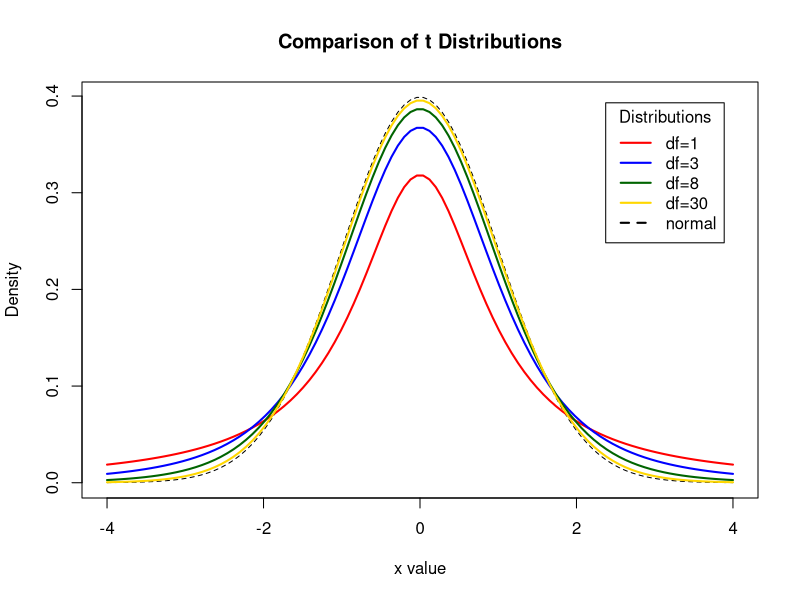

Here is the R script that generated this plot:
# Display the Student's t distributions with various
# degrees of freedom and compare to the normal distribution

x <- seq(-4, 4, length=100)
hx <- dnorm(x)


plot(x, hx, type="l", lty=2, xlab="x value", ylab="Density", main="Comparison of t Distributions")

degf <- c(1, 3, 8, 30)
colors <- c("red", "blue", "darkgreen", "gold", "black")
labels <- c("df=1", "df=3", "df=8", "df=30", "normal")


for (i in 1:4){
  lines(x, dt(x,degf[i]), lwd=2, col=colors[i])
}

legend("topright", inset=.05, title="Distributions",
       labels, lwd=2, lty=c(1, 1, 1, 1, 2), col=colors)


